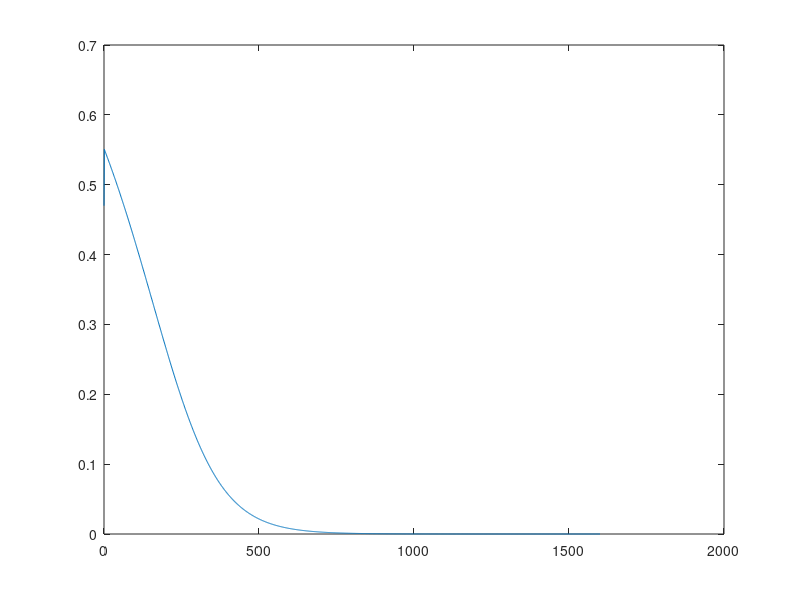
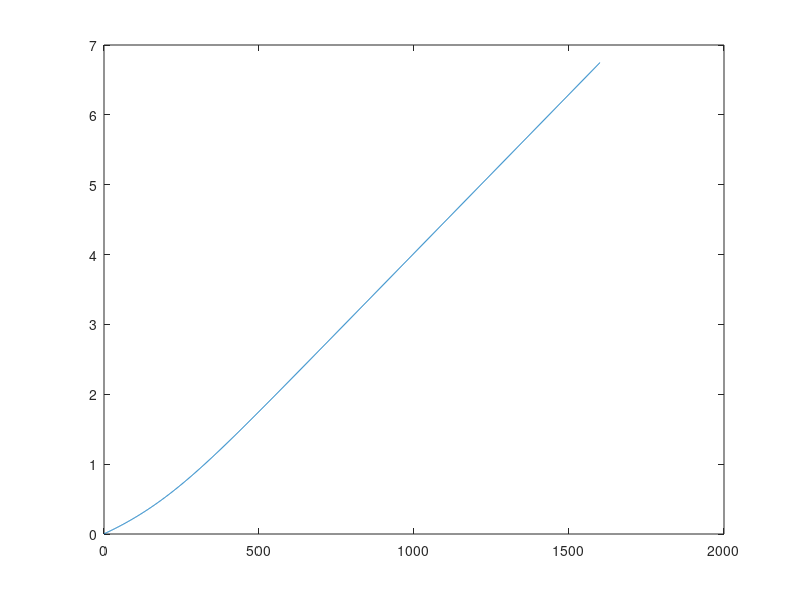

Reproduce these figures in MATLAB, in order.
format long

k1=.5
%rate constant of pG --> pB
k2=.616
%rate constant of pB--> pG
Conc = .0001
%Concentration of sample (in Moles/Litre)
E=45500
%Extinction Coefficient
Acm = Conc*E
%Absorbance/centimeter of the sample
Amm=Acm/10
%Absorbance/millimeter of the sample
mm=16
%thickness of the tube
numberofIterations=1600
%number of points
axisX = [0:numberofIterations]'
%for plotting
pG=.53
%pG concentration in Rel. absorbance units determined by the rate constants/
%spec.
pB=.47
%pB concentration in Rel. absorbance units determined by the rate constants/
%spec.
depth = mm/numberofIterations
%depth per iteration.  the length of one iteration.
depth1 = depth
%1st depth
depthDec = Amm/(numberofIterations/mm)
%Decrease in the depth per iteration

K=k2/k1
%equilibrium rate constant
n=1
m=0

pB1 = [1:numberofIterations]
pB1=pB1'
pB1(1,1)=pB

pG1 = [1:numberofIterations]
pG1=pG1'
pG1(1,1)=pG


Adecrease = [1:numberofIterations]
Adecrease = Adecrease'
pG1(n,1) = .53
Adecrease(n,1) = pG1(n,1)*depthDec
while depth1<mm


I = 10^(-Adecrease(n,1))

k = I*K

n=n+1
m=m+1
depth1 = depth + depth1


pG1(n,1) = 1/(1+k);

pB1(n,1) = 1-pG1(n,1);

Adecrease(n,1) = Adecrease(m,1) + pG1(n,1)*depthDec;

end

plot (axisX, pB1)
figure
plot (axisX, Adecrease)
